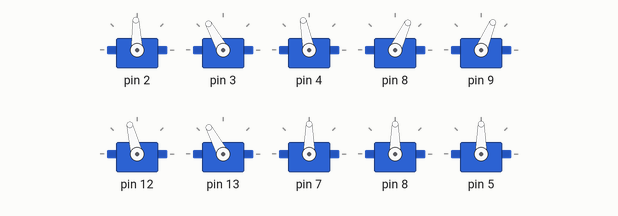
This sketch was run on a simulated Arduino Uno, built with avr-gcc and run on an emulated ATmega328P. Parts: 10 × servo.

Above: at 2.15 s.
At 3.4 s:
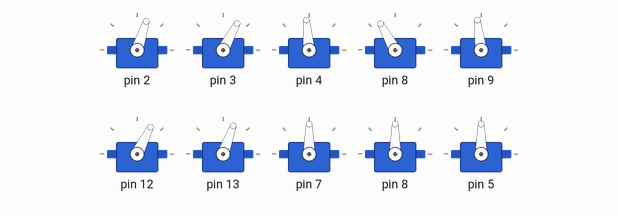
At 4.65 s:
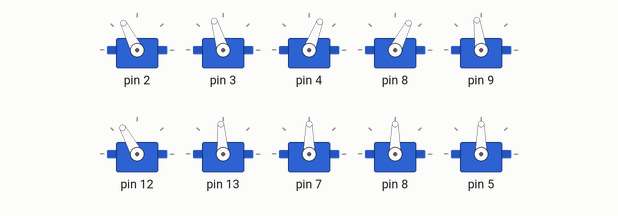
At 7.2 s:
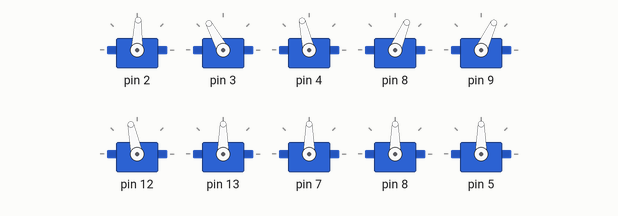
At 9.3 s:
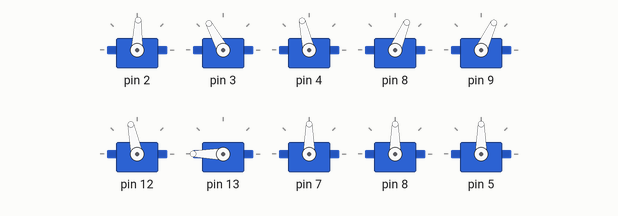
At 12.3 s:
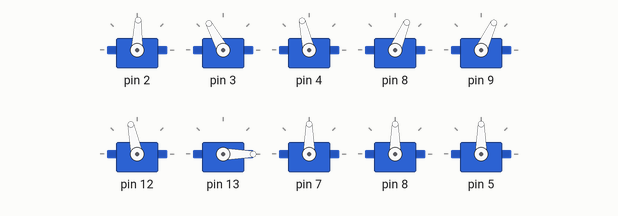
Timing chart, 0 to 15.4 s (numbered marks = the images above):
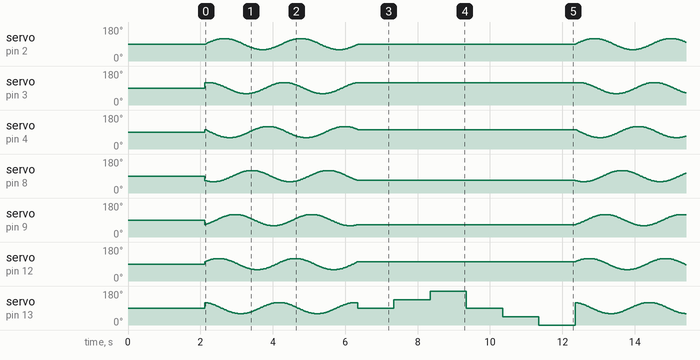

Measured:
- by itself, servo on pin 2–4, servo on pin 8, servo on pin 9, servo on pin 12: moves between 60° and 119°, repeating every 10.2 s

The sketch:

head_out.ino
```cpp
#include <Servo.h>
Servo myServos[10];

float pi=3.14159;
int TotalNumberofServos=7; //change as required
float Shift = 2*pi/TotalNumberofServos; // Phase lag between segments
float Wavelengths, rads;
int  MaxAngleDisplacement;
int cmove=0;

int vue[]={90,135,180,90,45,0};


void setup() {
  Serial.begin(9600);
  myServos[0].attach(2);
  myServos[1].attach(3);
  myServos[2].attach(4);
  myServos[3].attach(8);
  myServos[4].attach(9);
  myServos[5].attach(12);
  myServos[6].attach(13);
  myServos[7].attach(7);
  myServos[8].attach(8);
  myServos[9].attach(5);


  //initialisation des servos formant une ligne droite
   for(int i=0; i<8; i++){
    myServos[i].write(90);
    delay(15);
  }
  delay(2000);


}

void slither(int offset, int Amplitude, int Speed, float Wavelengths){
  MaxAngleDisplacement=abs(offset)+abs(Amplitude); //amount servo can rotate from the SetpointAngle without going out of the [0,180] degree range
  while(MaxAngleDisplacement>90){ //prevents a setpoint angle outside the rage of[0,180]
    Amplitude=abs(Amplitude)-1;
    MaxAngleDisplacement=abs(offset)+Amplitude;
  }
  for(int i=0; i<360; i++){
   rads=i*pi/180.0;     //convert from degrees to radians
   for(int j=0; j<7; j++){
      myServos[j].write(90+offset+Amplitude*sin(Speed*rads+j*Wavelengths*Shift));
      cmove ++;
     }
   delay(10);
  }
}

void loop() {
 /*la fonction slither est le "snakewalk"
 jouer sur le ofset permet une rotation du serpent
jouer sur l'amplitude fera varier la place prise lors du mouvement
speed à tester
wavelenght=longueur d'onde a rechercher
*/
/*La fonction Inchworm semble intéressante aussi
pourrait permettre au serpent d'avancer sans roues
*/

  slither(0, 30, 2, 1.5); //avance
  //slither(20, 35, 2, 1.5); //avance et tourne légèrement (droite)
  //slither(-20, 35, 2, 1.5);//avance et tourne légèrement (gauche)

//test vision de proximité
for (int i=0;i<6;i++){
  myServos[6].write(vue[i]);
  delay(1000);
}

}
```
